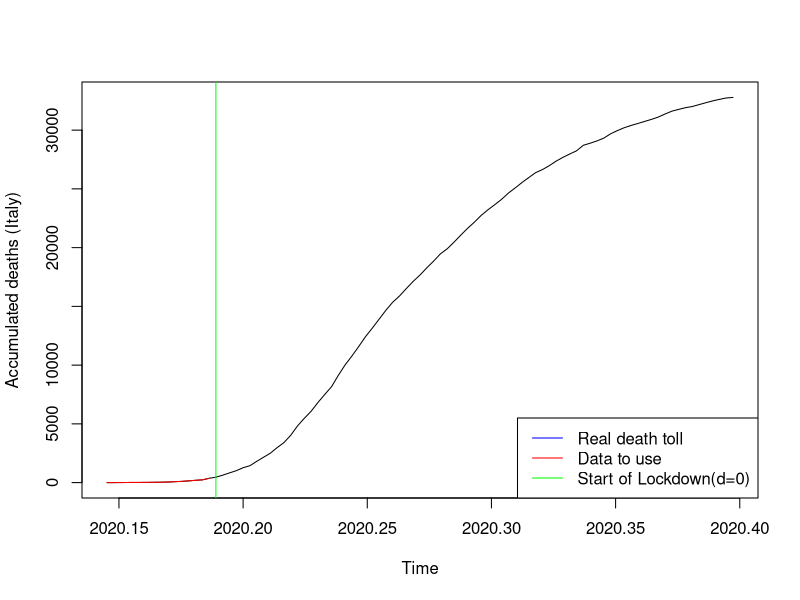
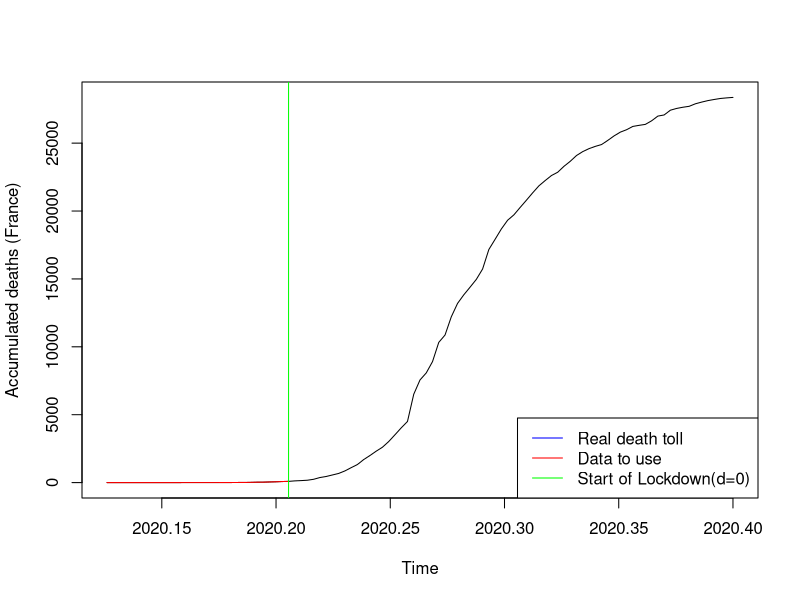
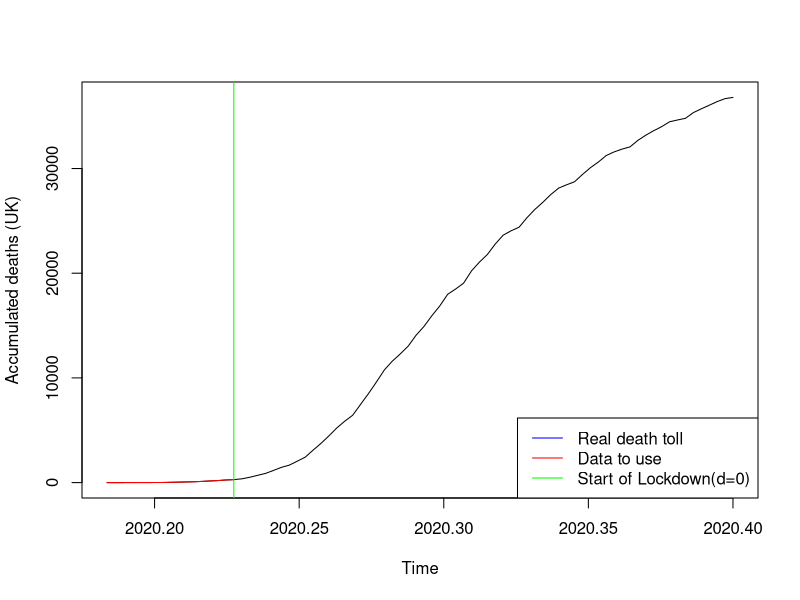
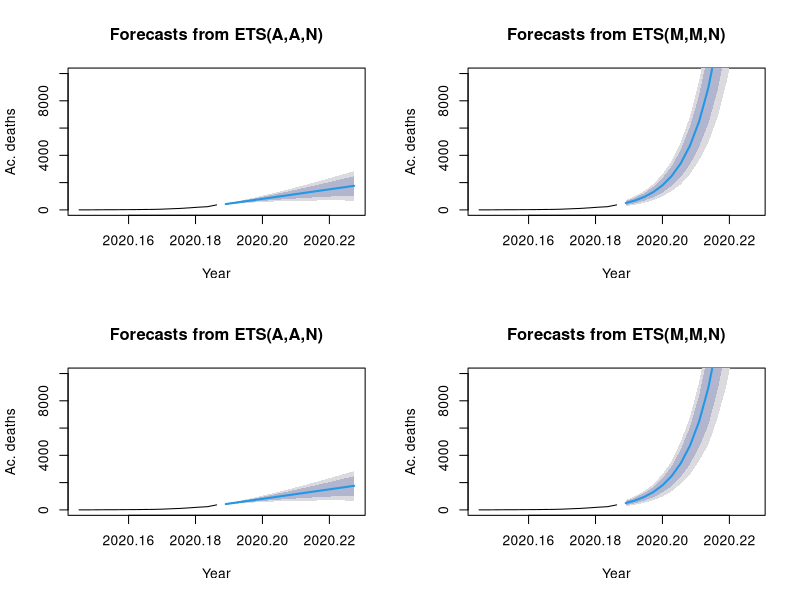
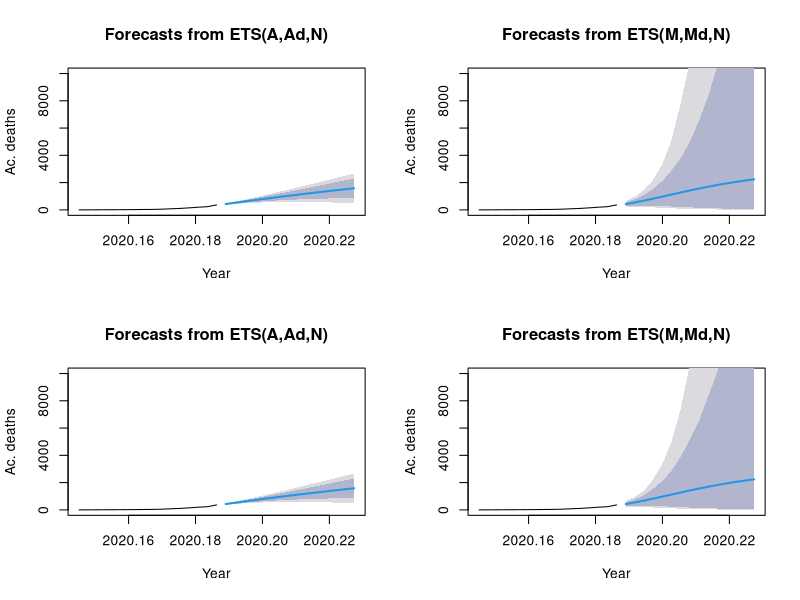
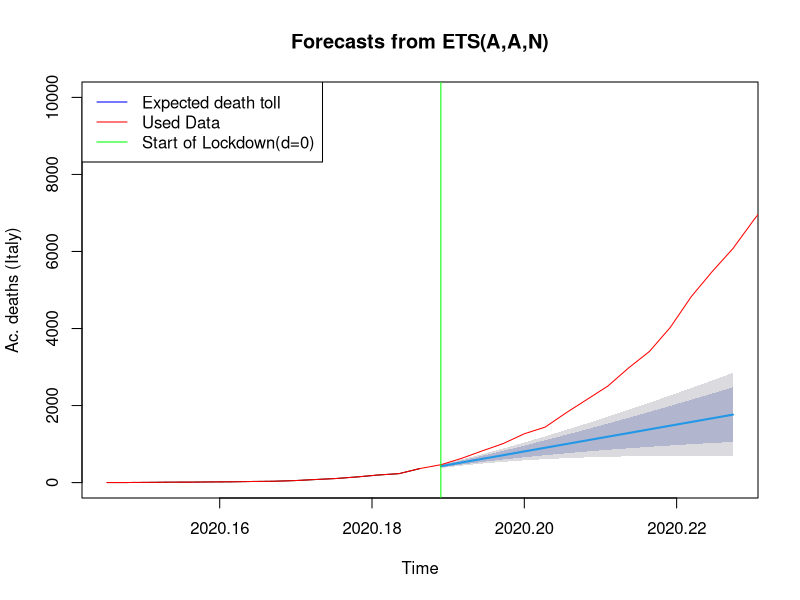
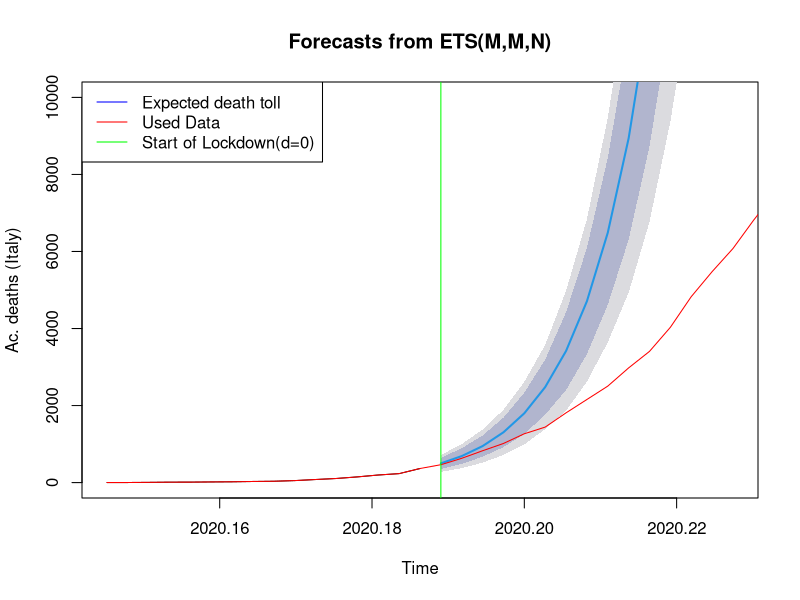
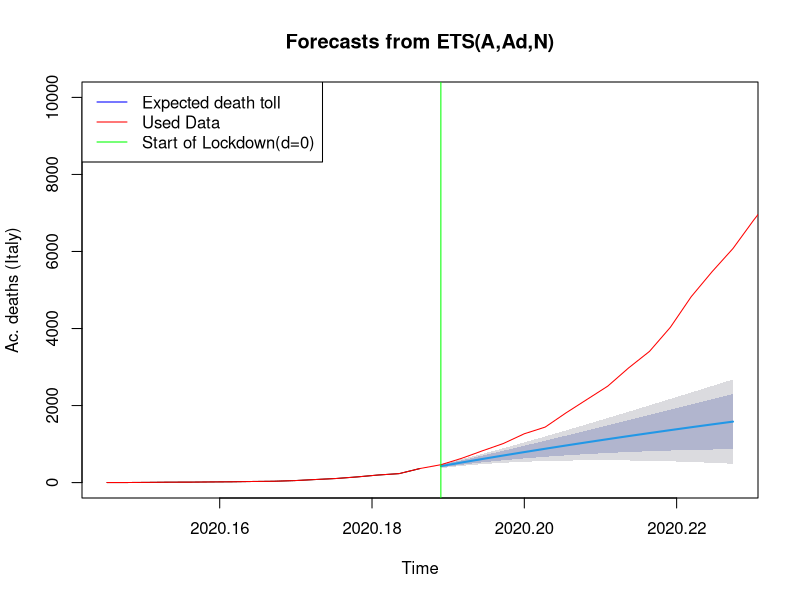

These charts were generated, in order, by the following R code: (Note: a time limit stopped this script after it produced the figures.)
## ---- chunk 1
covid_data <- read.csv("COVID_data_v3.csv", header=TRUE, sep=",")
#ProjectData <- data.matrix(ProjectData) 
#ProjectData_INITIAL <- ProjectData
## ---- chunk 2
t0_IT=2020+53/365 #day of first casualty
P=15 #predicted days
cIT2_0 <- ts((covid_data$Cdeaths_IT[54:69]),start=t0_IT, frequency=365) #t=0 @ day69. +14d #before it was starting at 45
cIT3 <- ts((covid_data$Cdeaths_IT[54:146]),start=t0_IT, frequency=365)

plot(cIT3, xlab="Time", ylab="Accumulated deaths (Italy)")
lines(cIT2_0, col="red")
abline(v=2020+69/365, col="green")
legend("bottomright", legend=c("Real death toll","Data to use", "Start of Lockdown(d=0)"), col=c("blue", "red","green"), lty=1)
## ---- chunk 3
#French Data
t0_FR <- 2020+46/365
cFRA2_0 <- ts(covid_data$Cdeaths_FRA[46:75],start=t0_FR, frequency=365) #t=0 @ day75, March 15th #before it was starting at 45
cFRA3 <- ts(covid_data$Cdeaths_FRA[46:146],start=t0_FR, frequency=365)

plot(cFRA3, xlab="Time", ylab="Accumulated deaths (France)")
lines(cFRA2_0, col="red")
abline(v=2020+75/365, col="green")
legend("bottomright", legend=c("Real death toll","Data to use", "Start of Lockdown(d=0)"), col=c("blue", "red","green"), lty=1)
## ---- chunk 4
#UK Data

t0_UK=2020+67/365
cUK2_0 <- ts(covid_data$Cdeaths_UK[67:83],start=t0_UK, frequency=365) #t=0 @ day83. +0d
cUK3 <- ts(covid_data$Cdeaths_UK[67:146],start=t0_UK, frequency=365)

plot(cUK3, xlab="Time", ylab="Accumulated deaths (UK)")
lines(cUK2_0, col="red")
abline(v=2020+83/365, col="green")
legend("bottomright", legend=c("Real death toll","Data to use", "Start of Lockdown(d=0)"), col=c("blue", "red","green"), lty=1)


## ---- chunk 5
library(forecast)
#Italy
cIT2_0_AAN <- ets(cIT2_0, model="AAN", damped=FALSE)
cIT2_0_AAZ <- ets(cIT2_0, model="AAZ", damped=FALSE)
cIT2_0_MMN <- ets(cIT2_0, model="MMN", damped=FALSE)
cIT2_0_MMZ <- ets(cIT2_0, model="MMZ", damped=FALSE)

cIT2_0_AAND <- ets(cIT2_0, model="AAN", damped=TRUE)
cIT2_0_AAZD <- ets(cIT2_0, model="AAZ", damped=TRUE)
cIT2_0_MMND <- ets(cIT2_0, model="MMN", damped=TRUE)
cIT2_0_MMZD <- ets(cIT2_0, model="MMZ", damped=TRUE)


# Create their prediction "cones" for 360 months (30 years) into the future with quintile confidence intervals
## ---- chunk 6
cIT2_0_AAN_pred <- forecast(cIT2_0_AAN, h=P, level=c(0.8, 0.95))
cIT2_0_AAZ_pred <- forecast(cIT2_0_AAZ, h=P, level=c(0.8, 0.95))
cIT2_0_MMN_pred <- forecast(cIT2_0_MMN, h=P, level=c(0.8, 0.95))
cIT2_0_MMZ_pred <- forecast(cIT2_0_MMZ, h=P, level=c(0.8, 0.95))

cIT2_0_AAND_pred <- forecast(cIT2_0_AAND, h=P, level=c(0.8, 0.95))
cIT2_0_AAZD_pred <- forecast(cIT2_0_AAZD, h=P, level=c(0.8, 0.95))
cIT2_0_MMND_pred <- forecast(cIT2_0_MMND, h=P, level=c(0.8, 0.95))
cIT2_0_MMZD_pred <- forecast(cIT2_0_MMZD, h=P, level=c(0.8, 0.95))
## ---- chunk 7
cIT2_0_tbats <- tbats(cIT2_0)
cIT2_0_tbats_pred <-forecast(cIT2_0_tbats, h=P, level=c(0.8, 0.95))
## ---- chunk 8
cIT2_0_ARIMA <- auto.arima(cIT2_0,seasonal=FALSE)
cIT2_0_ARIMA_pred <- forecast(cIT2_0_ARIMA,P)
## ---- chunk 9
par(mfrow=c(2,2)) # This command sets the plot window to show 1 row of 4 plots
plot(cIT2_0_AAN_pred, xlab="Year", ylab="Ac. deaths", ylim=c(0,10000))
plot(cIT2_0_MMN_pred, xlab="Year", ylab="Ac. deaths", ylim=c(0,10000))
plot(cIT2_0_AAZ_pred, xlab="Year", ylab="Ac. deaths", ylim=c(0,10000))
plot(cIT2_0_MMZ_pred, xlab="Year", ylab="Ac. deaths", ylim=c(0,10000))

par(mfrow=c(2,2)) # This command sets the plot window to show 1 row of 4 plots
plot(cIT2_0_AAND_pred, xlab="Year", ylab="Ac. deaths", ylim=c(0,10000))
plot(cIT2_0_MMND_pred, xlab="Year", ylab="Ac. deaths", ylim=c(0,10000))
plot(cIT2_0_AAZD_pred, xlab="Year", ylab="Ac. deaths", ylim=c(0,10000))
plot(cIT2_0_MMZD_pred, xlab="Year", ylab="Ac. deaths", ylim=c(0,10000))
## ---- chunk 10
par(mfrow=c(1,1)) # This command sets the plot window to show 1 row of 1 plots
plot(cIT2_0_AAN_pred, xlab="Time", ylab="Ac. deaths (Italy)", ylim=c(0,10000))
lines(cIT3, col="red")
abline(v=2020+69/365, col="green")
legend("topleft", legend=c("Expected death toll","Used Data", "Start of Lockdown(d=0)"), col=c("blue", "red","green"), lty=1)

par(mfrow=c(1,1)) # This command sets the plot window to show 1 row of 1 plots
plot(cIT2_0_MMN_pred, xlab="Time", ylab="Ac. deaths (Italy)", ylim=c(0,10000))
lines(cIT3, col="red")
abline(v=2020+69/365, col="green")
legend("topleft", legend=c("Expected death toll","Used Data", "Start of Lockdown(d=0)"), col=c("blue", "red","green"), lty=1)

par(mfrow=c(1,1)) # This command sets the plot window to show 1 row of 1 plots
plot(cIT2_0_AAND_pred, xlab="Time", ylab="Ac. deaths (Italy)", ylim=c(0,10000))
lines(cIT3, col="red")
abline(v=2020+69/365, col="green")
legend("topleft", legend=c("Expected death toll","Used Data", "Start of Lockdown(d=0)"), col=c("blue", "red","green"), lty=1)

par(mfrow=c(1,1)) # This command sets the plot window to show 1 row of 1 plots
plot(cIT2_0_MMND_pred, xlab="Time", ylab="Ac. deaths (Italy)", ylim=c(0,10000))
lines(cIT3, col="red")
abline(v=2020+69/365, col="green")
legend("topleft", legend=c("Expected death toll","Used Data", "Start of Lockdown(d=0)"), col=c("blue", "red","green"), lty=1)
## ---- chunk 11
par(mfrow=c(1,1)) # This command sets the plot window to show 1 row of 1 plots
plot(cIT2_0_tbats_pred, xlab="Time", ylab="Ac. deaths (Italy)")
lines(cIT3, col="red")
abline(v=2020+69/365, col="green")
legend("topleft", legend=c("Expected death toll","Used Data", "Start of Lockdown(d=0)"), col=c("blue", "red","green"), lty=1)
## ---- chunk 12
par(mfrow=c(1,1)) # This command sets the plot window to show 1 row of 1 plots
plot(cIT2_0_ARIMA_pred, xlab="Time", ylab="Ac. deaths (Italy)")
lines(cIT3, col="red")
abline(v=2020+69/365, col="green")
legend("topleft", legend=c("Expected death toll","Used Data", "Start of Lockdown(d=0)"), col=c("blue", "red","green"), lty=1)
## ---- chunk 13
###
### Comparing models -- Time series Cross Validation (Rolling Horizon Holdout)
###

f_AANF  <- function(y, h) forecast(ets(y, model="AAN"), h = h)
errors_AANF <- tsCV(cIT2_0, f_AANF, h=1, window=15)

f_MMNF<- function(y, h) forecast(ets(y, model="MMN"), h = h)
errors_MMNF <- tsCV(cIT2_0, f_MMNF, h=1, window=15)

f_AAND  <- function(y, h) forecast(ets(y, model="AAN", damped=TRUE), h = h)
errors_AAND <- tsCV(cIT2_0, f_AAND, h=1, window=15)

f_MMND  <- function(y, h) forecast(ets(y, model="MMN", damped=TRUE), h = h)
errors_MMND <- tsCV(cIT2_0, f_MMND, h=1, window=15)

f_TBATS  <- function(y, h) forecast(tbats(y), h = h)
errors_TBATS <- tsCV(cIT2_0, f_TBATS, h=1, window=15)

f_ARIMA  <- function(y, h) forecast(auto.arima(y), h = h)
errors_ARIMA <- tsCV(cIT2_0, f_ARIMA, h=1, window=15)


#par(mfrow=c(1,1)) 
#plot(errors_AANF, ylab='tsCV errors')
#abline(0,0)
#lines(errors_MMNF, col="red")
#lines(errors_AAND, col="green")
#lines(errors_MMND, col="blue")
#lines(errors_TBATS, col="grey")
#lines(errors_ARIMA, col="orange")
#legend("left", legend=c("CV_error_AANF", "CV_error_MMNF","CV_error_AAND","CV_error_MMND", "CV_error_TBATS", "CV_error_ARIMA"), #col=c("black", "red", "green", "blue", "grey", "orange"), lty=1:4)
## ---- chunk 14
mean(abs(errors_AANF/cIT2_0), na.rm=TRUE)*100
mean(abs(errors_MMNF/cIT2_0), na.rm=TRUE)*100
mean(abs(errors_AAND/cIT2_0), na.rm=TRUE)*100
mean(abs(errors_MMND/cIT2_0), na.rm=TRUE)*100
mean(abs(errors_TBATS/cIT2_0), na.rm=TRUE)*100
mean(abs(errors_ARIMA/cIT2_0), na.rm=TRUE)*100

## ---- chunk 15
par(mfrow=c(1,1)) # This command sets the plot window to show 1 row of 1 plots
plot(cIT2_0_MMN_pred, xlab="Time", ylab="Ac. deaths (Italy)", ylim=c(0,10000))
lines(cIT3, col="red")
abline(v=2020+69/365, col="green")
legend("topleft", legend=c("Expected death toll","Used Data", "Start of Lockdown(d=0)"), col=c("blue", "red","green"), lty=1)
## ---- chunk 16
library(forecast)
#Italy
cFRA2_0_AAN <- ets(cFRA2_0, model="AAN", damped=FALSE)
cFRA2_0_AAZ <- ets(cFRA2_0, model="AAZ", damped=FALSE)
cFRA2_0_MMN <- ets(cFRA2_0, model="MMN", damped=FALSE)
cFRA2_0_MMZ <- ets(cFRA2_0, model="MMZ", damped=FALSE)

cFRA2_0_AAND <- ets(cFRA2_0, model="AAN", damped=TRUE)
cFRA2_0_AAZD <- ets(cFRA2_0, model="AAZ", damped=TRUE)
cFRA2_0_MMND <- ets(cFRA2_0, model="MMN", damped=TRUE)
cFRA2_0_MMZD <- ets(cFRA2_0, model="MMZ", damped=TRUE)


# Create their prediction "cones" for 360 months (30 years) into the future with quintile confidence intervals
cFRA2_0_AAN_pred <- forecast(cFRA2_0_AAN, h=P, level=c(0.8, 0.95))
cFRA2_0_AAZ_pred <- forecast(cFRA2_0_AAZ, h=P, level=c(0.8, 0.95))
cFRA2_0_MMN_pred <- forecast(cFRA2_0_MMN, h=P, level=c(0.8, 0.95))
cFRA2_0_MMZ_pred <- forecast(cFRA2_0_MMZ, h=P, level=c(0.8, 0.95))

cFRA2_0_AAND_pred <- forecast(cFRA2_0_AAND, h=P, level=c(0.8, 0.95))
cFRA2_0_AAZD_pred <- forecast(cFRA2_0_AAZD, h=P, level=c(0.8, 0.95))
cFRA2_0_MMND_pred <- forecast(cFRA2_0_MMND, h=P, level=c(0.8, 0.95))
cFRA2_0_MMZD_pred <- forecast(cFRA2_0_MMZD, h=P, level=c(0.8, 0.95))

cFRA2_0_tbats <- tbats(cFRA2_0)
cFRA2_0_tbats_pred <-forecast(cFRA2_0_tbats, h=P, level=c(0.8, 0.95))

cFRA2_0_ARIMA <- auto.arima(cFRA2_0,seasonal=FALSE)
cFRA2_0_ARIMA_pred <- forecast(cFRA2_0_ARIMA,P)


#par(mfrow=c(1,1)) # This command sets the plot window to show 1 row of 1 plots
#plot(cFRA2_0_AAN_pred, xlab="Time", ylab="Ac. deaths (FR)", ylim=c(0,10000))
#lines(cFRA3, col="red")

#par(mfrow=c(1,1)) # This command sets the plot window to show 1 row of 1 plots
#plot(cFRA2_0_MMN_pred, xlab="Time", ylab="Ac. deaths (FR)", ylim=c(0,10000))
#lines(cFRA3, col="red")

#par(mfrow=c(1,1)) # This command sets the plot window to show 1 row of 1 plots
#plot(cFRA2_0_AAND_pred, xlab="Time", ylab="Ac. deaths (FR)", ylim=c(0,10000))
#lines(cFRA3, col="red")

#par(mfrow=c(1,1)) # This command sets the plot window to show 1 row of 1 plots
#plot(cFRA2_0_MMND_pred, xlab="Time", ylab="Ac. deaths (FR)", ylim=c(0,10000))
#lines(cFRA3, col="red")

#par(mfrow=c(1,1)) # This command sets the plot window to show 1 row of 1 plots
#plot(cFRA2_0_tbats_pred, xlab="Time", ylab="Ac. deaths (FR)")
#lines(cFRA3, col="red")

#par(mfrow=c(1,1)) # This command sets the plot window to show 1 row of 1 plots
#plot(cFRA2_0_ARIMA_pred, xlab="Time", ylab="Ac. deaths (FR)")
#lines(cFRA3, col="red")


## ---- chunk 17
###
### Comparing models -- Time series Cross Validation (Rolling Horizon Holdout)
###

f_AANF  <- function(y, h) forecast(ets(y, model="AAN"), h = h)
errors_AANF <- tsCV(cFRA2_0, f_AANF, h=1, window=15)

f_MMNF<- function(y, h) forecast(ets(y, model="MMN"), h = h)
errors_MMNF <- tsCV(cFRA2_0, f_MMNF, h=1, window=15)

f_AAND  <- function(y, h) forecast(ets(y, model="AAN", damped=TRUE), h = h)
errors_AAND <- tsCV(cFRA2_0, f_AAND, h=1, window=15)

f_MMND  <- function(y, h) forecast(ets(y, model="MMN", damped=TRUE), h = h)
errors_MMND <- tsCV(cFRA2_0, f_MMND, h=1, window=15)

f_TBATS  <- function(y, h) forecast(tbats(y), h = h)
errors_TBATS <- tsCV(cFRA2_0, f_TBATS, h=1, window=15)

f_ARIMA  <- function(y, h) forecast(auto.arima(y), h = h)
errors_ARIMA <- tsCV(cFRA2_0, f_ARIMA, h=1, window=15)


#par(mfrow=c(1,1)) 
#plot(errors_AANF, ylab='tsCV errors')
#abline(0,0)
#lines(errors_MMNF, col="red")
#lines(errors_AAND, col="green")
#lines(errors_MMND, col="blue")
#lines(errors_TBATS, col="grey")
#lines(errors_ARIMA, col="orange")
#legend("left", legend=c("CV_error_AANF", "CV_error_MMNF","CV_error_AAND","CV_error_MMND", "CV_error_TBATS", "CV_error_ARIMA"), #col=c("black", "red", "green", "blue", "grey", "orange"), lty=1:4)
## ---- chunk 18

mean(abs(errors_AANF/cFRA2_0), na.rm=TRUE)*100
mean(abs(errors_MMNF/cFRA2_0), na.rm=TRUE)*100
mean(abs(errors_AAND/cFRA2_0), na.rm=TRUE)*100
mean(abs(errors_MMND/cFRA2_0), na.rm=TRUE)*100
mean(abs(errors_TBATS/cFRA2_0), na.rm=TRUE)*100
mean(abs(errors_ARIMA/cFRA2_0), na.rm=TRUE)*100

## ---- chunk 19
par(mfrow=c(1,1)) # This command sets the plot window to show 1 row of 1 plots
plot(cFRA2_0_tbats_pred, xlab="Time", ylab="Ac. deaths (FR)", ylim=c(0,10000))
lines(cFRA3, col="red")
abline(v=2020+75/365, col="green")
legend("topleft", legend=c("Expected death toll","Used Data", "Start of Lockdown(d=0)"), col=c("blue", "red","green"), lty=1)
## ---- chunk 20
library(forecast)
#Italy
cUK2_0_AAN <- ets(cUK2_0, model="AAN", damped=FALSE)
cUK2_0_AAZ <- ets(cUK2_0, model="AAZ", damped=FALSE)
cUK2_0_MMN <- ets(cUK2_0, model="MMN", damped=FALSE)
cUK2_0_MMZ <- ets(cUK2_0, model="MMZ", damped=FALSE)

cUK2_0_AAND <- ets(cUK2_0, model="AAN", damped=TRUE)
cUK2_0_AAZD <- ets(cUK2_0, model="AAZ", damped=TRUE)
cUK2_0_MMND <- ets(cUK2_0, model="MMN", damped=TRUE)
cUK2_0_MMZD <- ets(cUK2_0, model="MMZ", damped=TRUE)


# Create their prediction "cones" for 360 months (30 years) into the future with quintile confidence intervals
cUK2_0_AAN_pred <- forecast(cUK2_0_AAN, h=P, level=c(0.8, 0.95))
cUK2_0_AAZ_pred <- forecast(cUK2_0_AAZ, h=P, level=c(0.8, 0.95))
cUK2_0_MMN_pred <- forecast(cUK2_0_MMN, h=P, level=c(0.8, 0.95))
cUK2_0_MMZ_pred <- forecast(cUK2_0_MMZ, h=P, level=c(0.8, 0.95))

cUK2_0_AAND_pred <- forecast(cUK2_0_AAND, h=P, level=c(0.8, 0.95))
cUK2_0_AAZD_pred <- forecast(cUK2_0_AAZD, h=P, level=c(0.8, 0.95))
cUK2_0_MMND_pred <- forecast(cUK2_0_MMND, h=P, level=c(0.8, 0.95))
cUK2_0_MMZD_pred <- forecast(cUK2_0_MMZD, h=P, level=c(0.8, 0.95))

cUK2_0_tbats <- tbats(cUK2_0)
cUK2_0_tbats_pred <-forecast(cUK2_0_tbats, h=P, level=c(0.8, 0.95))

cUK2_0_ARIMA <- auto.arima(cUK2_0,seasonal=FALSE)
cUK2_0_ARIMA_pred <- forecast(cUK2_0_ARIMA,P)

#par(mfrow=c(2,2)) # This command sets the plot window to show 1 row of 4 plots
#plot(cUK2_0_AAN_pred, xlab="Year", ylab="Ac. deaths", ylim=c(0,10000))
#plot(cUK2_0_MMN_pred, xlab="Year", ylab="Ac. deaths", ylim=c(0,10000))
#plot(cUK2_0_AAZ_pred, xlab="Year", ylab="Ac. deaths", ylim=c(0,10000))
#plot(cUK2_0_MMZ_pred, xlab="Year", ylab="Ac. deaths", ylim=c(0,10000))

#par(mfrow=c(2,2)) # This command sets the plot window to show 1 row of 4 plots
#plot(cUK2_0_AAND_pred, xlab="Year", ylab="Ac. deaths", ylim=c(0,10000))
#plot(cUK2_0_MMND_pred, xlab="Year", ylab="Ac. deaths", ylim=c(0,10000))
#plot(cUK2_0_AAZD_pred, xlab="Year", ylab="Ac. deaths", ylim=c(0,10000))
#plot(cUK2_0_MMZD_pred, xlab="Year", ylab="Ac. deaths", ylim=c(0,10000))

#par(mfrow=c(1,1)) # This command sets the plot window to show 1 row of 1 plots
#plot(cUK2_0_AAN_pred, xlab="Time", ylab="Ac. deaths (UK)", ylim=c(0,10000))
#lines(cUK3, col="red")

#par(mfrow=c(1,1)) # This command sets the plot window to show 1 row of 1 plots
#plot(cUK2_0_MMN_pred, xlab="Time", ylab="Ac. deaths (UK)", ylim=c(0,10000))
#lines(cUK3, col="red")

#par(mfrow=c(1,1)) # This command sets the plot window to show 1 row of 1 plots
#plot(cUK2_0_AAND_pred, xlab="Time", ylab="Ac. deaths (UK)", ylim=c(0,10000))
#lines(cUK3, col="red")

#par(mfrow=c(1,1)) # This command sets the plot window to show 1 row of 1 plots
#plot(cUK2_0_MMND_pred, xlab="Time", ylab="Ac. deaths (UK)", ylim=c(0,10000))
#lines(cUK3, col="red")

#par(mfrow=c(1,1)) # This command sets the plot window to show 1 row of 1 plots
#plot(cUK2_0_tbats_pred, xlab="Time", ylab="Ac. deaths (UK)")
#lines(cUK3, col="red")

#par(mfrow=c(1,1)) # This command sets the plot window to show 1 row of 1 plots
#plot(cUK2_0_ARIMA_pred, xlab="Time", ylab="Ac. deaths (UK)")
#lines(cUK3, col="red")


## ---- chunk 21
###
### Comparing models -- Time series Cross Validation (Rolling Horizon Holdout)
###

f_AANF  <- function(y, h) forecast(ets(y, model="AAN"), h = h)
errors_AANF <- tsCV(cUK2_0, f_AANF, h=1, window=15)

f_MMNF<- function(y, h) forecast(ets(y, model="MMN"), h = h)
errors_MMNF <- tsCV(cUK2_0, f_MMNF, h=1, window=15)

f_AAND  <- function(y, h) forecast(ets(y, model="AAN", damped=TRUE), h = h)
errors_AAND <- tsCV(cUK2_0, f_AAND, h=1, window=15)

f_MMND  <- function(y, h) forecast(ets(y, model="MMN", damped=TRUE), h = h)
errors_MMND <- tsCV(cUK2_0, f_MMND, h=1, window=15)

f_TBATS  <- function(y, h) forecast(tbats(y), h = h)
errors_TBATS <- tsCV(cUK2_0, f_TBATS, h=1, window=15)

f_ARIMA  <- function(y, h) forecast(auto.arima(y), h = h)
errors_ARIMA <- tsCV(cUK2_0, f_ARIMA, h=1, window=15)


#par(mfrow=c(1,1)) 
#plot(errors_AANF, ylab='tsCV errors')
#abline(0,0)
#lines(errors_MMNF, col="red")
#lines(errors_AAND, col="green")
#lines(errors_MMND, col="blue")
#lines(errors_TBATS, col="grey")
#lines(errors_ARIMA, col="orange")
#legend("left", legend=c("CV_error_AANF", "CV_error_MMNF","CV_error_AAND","CV_error_MMND", "CV_error_TBATS", "CV_error_ARIMA"), #col=c("black", "red", "green", "blue", "grey", "orange"), lty=1:4)
## ---- chunk 22

mean(abs(errors_AANF/cUK2_0), na.rm=TRUE)*100
mean(abs(errors_MMNF/cUK2_0), na.rm=TRUE)*100
mean(abs(errors_AAND/cUK2_0), na.rm=TRUE)*100
mean(abs(errors_MMND/cUK2_0), na.rm=TRUE)*100
mean(abs(errors_TBATS/cUK2_0), na.rm=TRUE)*100
mean(abs(errors_ARIMA/cUK2_0), na.rm=TRUE)*100

## ---- chunk 23
par(mfrow=c(1,1)) # This command sets the plot window to show 1 row of 1 plots
plot(cUK2_0_tbats_pred, xlab="Time", ylab="Ac. deaths (UK)", ylim=c(0,10000))
lines(cUK3, col="red")
abline(v=2020+83/365, col="green")
legend("topleft", legend=c("Expected death toll","Used Data", "Start of Lockdown(d=0)"), col=c("blue", "red","green"), lty=1)
## ---- chunk 24

library(forecast)

####################
###ITALY ANALYSIS###
####################

t0=2020+53/365
P=15 #predicted days

cIT <- ts(covid_data$Cdeaths_IT,start=0, frequency=1)
cIT_14 <- ts(covid_data$Cdeaths_IT[54:83],start=t0, frequency=365) #t=0 @ day69. +14d #before it was starting at 45
cIT_F <- ts(covid_data$Cdeaths_IT[54:148],start=t0, frequency=365)   # a supprimer 

cIT_14_AAN <- ets(cIT_14, model="AAN", damped=FALSE)
cIT_14_AAZ <- ets(cIT_14, model="AAZ", damped=FALSE)
cIT_14_MMN <- ets(cIT_14, model="MMN", damped=FALSE)
cIT_14_MMZ <- ets(cIT_14, model="MMZ", damped=FALSE)

cIT_14_AAND <- ets(cIT_14, model="AAN", damped=TRUE)
cIT_14_AAZD <- ets(cIT_14, model="AAZ", damped=TRUE)
cIT_14_MMND <- ets(cIT_14, model="MMN", damped=TRUE)
cIT_14_MMZD <- ets(cIT_14, model="MMZ", damped=TRUE)

# Create their prediction "cones" for 360 months (30 years) into the future with quintile confidence intervals
cIT_14_AAN_pred <- forecast(cIT_14_AAN, h=30, level=c(0.8, 0.95))
cIT_14_AAZ_pred <- forecast(cIT_14_AAZ, h=30, level=c(0.8, 0.95))
cIT_14_MMN_pred <- forecast(cIT_14_MMN, h=30, level=c(0.8, 0.95))
cIT_14_MMZ_pred <- forecast(cIT_14_MMZ, h=30, level=c(0.8, 0.95))

cIT_14_AAND_pred <- forecast(cIT_14_AAND, h=30, level=c(0.8, 0.95))
cIT_14_AAZD_pred <- forecast(cIT_14_AAZD, h=30, level=c(0.8, 0.95))
cIT_14_MMND_pred <- forecast(cIT_14_MMND, h=30, level=c(0.8, 0.95))
cIT_14_MMZD_pred <- forecast(cIT_14_MMZD, h=30, level=c(0.8, 0.95))

cIT_14_tbats <- tbats(cIT_14)
cIT_14_tbats_pred <-forecast(cIT_14_tbats, h=30, level=c(0.8, 0.95))
par(mfrow=c(1,1))

cIT_14_ARIMA <- auto.arima(cIT_14,seasonal=FALSE)
cIT_14_ARIMA_pred <- forecast(cIT_14_ARIMA,30)



###
### Comparing models -- Time series Cross Validation (Rolling Horizon Holdout)
###

f_AANF  <- function(y, h) forecast(ets(y, model="AAN"), h = h)
errors_AANF <- tsCV(cIT_14, f_AANF, h=1, window=15)

f_MMNF<- function(y, h) forecast(ets(y, model="MMN"), h = h)
errors_MMNF <- tsCV(cIT_14, f_MMNF, h=1, window=15)

f_AAND  <- function(y, h) forecast(ets(y, model="AAN", damped=TRUE), h = h)
errors_AAND <- tsCV(cIT_14, f_AAND, h=1, window=15)

f_MMND  <- function(y, h) forecast(ets(y, model="MMN", damped=TRUE), h = h)
errors_MMND <- tsCV(cIT_14, f_MMND, h=1, window=15)

f_TBATS  <- function(y, h) forecast(tbats(y), h = h)
errors_TBATS <- tsCV(cIT_14, f_TBATS, h=1, window=15)

f_ARIMA  <- function(y, h) forecast(auto.arima(y), h = h)
errors_ARIMA <- tsCV(cIT_14, f_ARIMA, h=1, window=15)

#mean(abs(errors_AANF/cIT_14), na.rm=TRUE)*100
#mean(abs(errors_MMNF/cIT_14), na.rm=TRUE)*100
#mean(abs(errors_AAND/cIT_14), na.rm=TRUE)*100
#mean(abs(errors_MMND/cIT_14), na.rm=TRUE)*100
#mean(abs(errors_TBATS/cIT_14), na.rm=TRUE)*100
#mean(abs(errors_ARIMA/cIT_14), na.rm=TRUE)*100

## ---- chunk 25

# Export the results out
write.csv(cIT_14_MMND_pred, file = "IT no lockdown+14d (MMND) .csv") # export the selected model's predictions into a CSV file

plot(cIT_14_MMND_pred, xlab="Year", ylab="Italy Acummulated deaths", ylim=c(0,100000))
lines(cIT_F, col="red")
abline(v=2020+69/365, col="green")
legend("left", legend=c("Best fitted model","Real death toll", "Start of Lockdown"), col=c("blue", "red","green"), lty=1)


## ---- chunk 26
#####################
###France ANALYSIS###
####################


t0=2020+53/365
cFRA_14 <- ts(covid_data$Cdeaths_IT[58:89],start=t0, frequency=365) #t=0 @ day75. +14d 
cFRA_F <- ts(covid_data$Cdeaths_IT[58:148],start=t0, frequency=365)   # a supprimer?


cFRA_14_AAN <- ets(cFRA_14, model="AAN", damped=FALSE)
cFRA_14_AAZ <- ets(cFRA_14, model="AAZ", damped=FALSE)
cFRA_14_MMN <- ets(cFRA_14, model="MMN", damped=FALSE)
cFRA_14_MMZ <- ets(cFRA_14, model="MMZ", damped=FALSE)

cFRA_14_AAND <- ets(cFRA_14, model="AAN", damped=TRUE)
cFRA_14_AAZD <- ets(cFRA_14, model="AAZ", damped=TRUE)
cFRA_14_MMND <- ets(cFRA_14, model="MMN", damped=TRUE)
cFRA_14_MMZD <- ets(cFRA_14, model="MMZ", damped=TRUE)

# Create their prediction "cones" for 360 months (30 years) into the future with quintile confidence intervals
cFRA_14_AAN_pred <- forecast(cFRA_14_AAN, h=30, level=c(0.8, 0.95))
cFRA_14_AAZ_pred <- forecast(cFRA_14_AAZ, h=30, level=c(0.8, 0.95))
cFRA_14_MMN_pred <- forecast(cFRA_14_MMN, h=30, level=c(0.8, 0.95))
cFRA_14_MMZ_pred <- forecast(cFRA_14_MMZ, h=30, level=c(0.8, 0.95))

cFRA_14_AAND_pred <- forecast(cFRA_14_AAND, h=30, level=c(0.8, 0.95))
cFRA_14_AAZD_pred <- forecast(cFRA_14_AAZD, h=30, level=c(0.8, 0.95))
cFRA_14_MMND_pred <- forecast(cFRA_14_MMND, h=30, level=c(0.8, 0.95))
cFRA_14_MMZD_pred <- forecast(cFRA_14_MMZD, h=30, level=c(0.8, 0.95))

cFRA_14_tbats <- tbats(cFRA_14)
cFRA_14_tbats_pred <-forecast(cFRA_14_tbats, h=30, level=c(0.8, 0.95))
par(mfrow=c(1,1))

cFRA_14_ARIMA <- auto.arima(cFRA_14,seasonal=FALSE)
cFRA_14_ARIMA_pred <- forecast(cFRA_14_ARIMA,30)


###
### Comparing models -- Time series Cross Validation (Rolling Horizon Holdout)
###

f_AANF  <- function(y, h) forecast(ets(y, model="AAN"), h = h)
errors_AANF <- tsCV(cFRA_14, f_AANF, h=1, window=10)

f_MMNF<- function(y, h) forecast(ets(y, model="MMN"), h = h)
errors_MMNF <- tsCV(cFRA_14, f_MMNF, h=1, window=10)

f_AAND  <- function(y, h) forecast(ets(y, model="AAN", damped=TRUE), h = h)
errors_AAND <- tsCV(cFRA_14, f_AAND, h=1, window=10)

f_MMND  <- function(y, h) forecast(ets(y, model="MMN", damped=TRUE), h = h)
errors_MMND <- tsCV(cFRA_14, f_MMND, h=1, window=10)

f_TBATS  <- function(y, h) forecast(tbats(y), h = h)
errors_TBATS <- tsCV(cFRA_14, f_TBATS, h=1, window=10)

f_ARIMA  <- function(y, h) forecast(auto.arima(y), h = h)
errors_ARIMA <- tsCV(cFRA_14, f_ARIMA, h=1, window=10)

#mean(abs(errors_AANF/cFRA_14), na.rm=TRUE)*100
#mean(abs(errors_MMNF/cFRA_14), na.rm=TRUE)*100
#mean(abs(errors_AAND/cFRA_14), na.rm=TRUE)*100
#mean(abs(errors_MMND/cFRA_14), na.rm=TRUE)*100
#mean(abs(errors_TBATS/cFRA_14), na.rm=TRUE)*100
#mean(abs(errors_ARIMA/cFRA_14), na.rm=TRUE)*100


## ---- chunk 27



# Export the results out
write.csv(cFRA_14_tbats_pred, file = "FRA no lockdown+14d (MMND) .csv") # export the selected model's predictions into a CSV file

plot(cFRA_14_tbats_pred, xlab="Year", ylab="France Acummulated deaths", ylim=c(0,100000))
lines(cFRA_F, col="red")
abline(v=2020+69/365, col="green")
legend("left", legend=c("Best fitted model","Real death toll", "Start of Lockdown"), col=c("blue", "red","green"), lty=1)

## ---- chunk 28

t0_IT=2020+53/365 #day of first casualty
P=15 #predicted days
cLIT2_0 <- ts(log(covid_data$Cdeaths_IT[54:69]),start=t0_IT, frequency=365) #t=0 @ day69. +14d #before it was starting at 45
cLIT3 <- ts(log(covid_data$Cdeaths_IT[54:146]),start=t0_IT, frequency=365)

plot(cLIT3, xlab="Time", ylab="log(Accumulated deaths (FR))")
lines(cLIT2_0, col="red")
abline(v=2020+69/365, col="green")
legend("bottomright", legend=c("Real death toll [log]","Data to use", "Start of Lockdown(d=0)"), col=c("blue", "red","green"), lty=1)



#French Data
t0log_FR <- 2020+66/365
cLFRA2_0 <- ts(log(covid_data$Cdeaths_FRA[67:75]),start=t0log_FR, frequency=365) #t=0 @ day75, March 15th #before it was starting at 45
cLFRA3 <- ts(log(covid_data$Cdeaths_FRA[67:146]),start=t0log_FR, frequency=365)

plot(cFRA3, xlab="Time", ylab="log(Accumulated deaths (France))")
lines(cLFRA2_0, col="red")
abline(v=2020+75/365, col="green")
legend("bottomright", legend=c("Real death toll [log]","Data to use", "Start of Lockdown(d=0)"), col=c("blue", "red","green"), lty=1)


#UK Data

t0_UKlog=2020+68/365
cLUK2_0 <- ts(log(covid_data$Cdeaths_UK[69:83]),start=t0_UKlog, frequency=365) #t=0 @ day83. +0d
cLUK3 <- ts(log(covid_data$Cdeaths_UK[69:146]),start=t0_UKlog, frequency=365)

plot(cLUK3, xlab="Time", ylab="log(Accumulated deaths (UK))")
lines(cLUK2_0, col="red")
abline(v=2020+83/365, col="green")
legend("bottomright", legend=c("Real death toll [log]","Data to use", "Start of Lockdown(d=0)"), col=c("blue", "red","green"), lty=1)


## ---- chunk 29
library(forecast)
#FR
cLIT2_0_AAN <- ets(cLIT2_0, model="AAN", damped=FALSE)
cLIT2_0_AAZ <- ets(cLIT2_0, model="AAZ", damped=FALSE)
cLIT2_0_MMN <- ets(cLIT2_0, model="MMN", damped=FALSE)
cLIT2_0_MMZ <- ets(cLIT2_0, model="MMZ", damped=FALSE)

cLIT2_0_AAND <- ets(cLIT2_0, model="AAN", damped=TRUE)
cLIT2_0_AAZD <- ets(cLIT2_0, model="AAZ", damped=TRUE)
cLIT2_0_MMND <- ets(cLIT2_0, model="MMN", damped=TRUE)
cLIT2_0_MMZD <- ets(cLIT2_0, model="MMZ", damped=TRUE)


# Create their prediction "cones" for 360 months (30 years) into the future with quintile confidence intervals
cLIT2_0_AAN_pred <- forecast(cLIT2_0_AAN, h=P, level=c(0.8, 0.95))
cLIT2_0_AAZ_pred <- forecast(cLIT2_0_AAZ, h=P, level=c(0.8, 0.95))
cLIT2_0_MMN_pred <- forecast(cLIT2_0_MMN, h=P, level=c(0.8, 0.95))
cLIT2_0_MMZ_pred <- forecast(cLIT2_0_MMZ, h=P, level=c(0.8, 0.95))

cLIT2_0_AAND_pred <- forecast(cLIT2_0_AAND, h=P, level=c(0.8, 0.95))
cLIT2_0_AAZD_pred <- forecast(cLIT2_0_AAZD, h=P, level=c(0.8, 0.95))
cLIT2_0_MMND_pred <- forecast(cLIT2_0_MMND, h=P, level=c(0.8, 0.95))
cLIT2_0_MMZD_pred <- forecast(cLIT2_0_MMZD, h=P, level=c(0.8, 0.95))

cLIT2_0_tbats <- tbats(cLIT2_0)
cLIT2_0_tbats_pred <-forecast(cLIT2_0_tbats, h=P, level=c(0.8, 0.95))

cLIT2_0_ARIMA <- auto.arima(cLIT2_0,seasonal=FALSE)
cLIT2_0_ARIMA_pred <- forecast(cLIT2_0_ARIMA,P)


par(mfrow=c(1,1)) # This command sets the plot window to show 1 row of 1 plots
plot(cLIT2_0_AAN_pred, xlab="Time", ylab="log(Ac. deaths (Italy))", ylim=c(0,20))
lines(cLIT3, col="red")
abline(v=2020+69/365, col="green")

par(mfrow=c(1,1)) # This command sets the plot window to show 1 row of 1 plots
plot(cLIT2_0_MMN_pred, xlab="Time", ylab="log(Ac. deaths (Italy))", ylim=c(0,20))
lines(cLIT3, col="red")
abline(v=2020+69/365, col="green")

par(mfrow=c(1,1)) # This command sets the plot window to show 1 row of 1 plots
plot(cLIT2_0_AAND_pred, xlab="Time", ylab="log(Ac. deaths (Italy))", ylim=c(0,20))
lines(cLIT3, col="red")
abline(v=2020+69/365, col="green")

par(mfrow=c(1,1)) # This command sets the plot window to show 1 row of 1 plots
plot(cLIT2_0_MMND_pred, xlab="Time", ylab="log(Ac. deaths (Italy))", ylim=c(0,20))
lines(cLIT3, col="red")
abline(v=2020+69/365, col="green")

par(mfrow=c(1,1)) # This command sets the plot window to show 1 row of 1 plots
plot(cLIT2_0_tbats_pred, xlab="Time", ylab="log(Ac. deaths (Italy))", ylim=c(0,20))
lines(cLIT3, col="red")
abline(v=2020+69/365, col="green")

par(mfrow=c(1,1)) # This command sets the plot window to show 1 row of 1 plots
plot(cLIT2_0_ARIMA_pred, xlab="Time", ylab="log(Ac. deaths (Italy))", ylim=c(0,20))
lines(cLIT3, col="red")
abline(v=2020+69/365, col="green")

## ---- chunk 30
###
### Comparing models -- Time series Cross Validation (Rolling Horizon Holdout)
###

f_AANF  <- function(y, h) forecast(ets(y, model="AAN"), h = h)
errors_AANF <- tsCV(cLIT2_0, f_AANF, h=1, window=13)

f_MMNF<- function(y, h) forecast(ets(y, model="MMN"), h = h)
errors_MMNF <- tsCV(cLIT2_0, f_MMNF, h=1, window=13)

f_AAND  <- function(y, h) forecast(ets(y, model="AAN", damped=TRUE), h = h)
errors_AAND <- tsCV(cLIT2_0, f_AAND, h=1, window=13)

f_MMND  <- function(y, h) forecast(ets(y, model="MMN", damped=TRUE), h = h)
errors_MMND <- tsCV(cLIT2_0, f_MMND, h=1, window=13)

f_TBATS  <- function(y, h) forecast(tbats(y), h = h)
errors_TBATS <- tsCV(cLIT2_0, f_TBATS, h=1, window=13)

f_ARIMA  <- function(y, h) forecast(auto.arima(y), h = h)
errors_ARIMA <- tsCV(cLIT2_0, f_ARIMA, h=1, window=13)


#par(mfrow=c(1,1)) 
#plot(errors_AANF, ylab='tsCV errors')
#abline(0,0)
#lines(errors_MMNF, col="red")
#lines(errors_AAND, col="green")
#lines(errors_MMND, col="blue")
#lines(errors_TBATS, col="grey")
#lines(errors_ARIMA, col="orange")
#legend("left", legend=c("CV_error_AANF", "CV_error_MMNF","CV_error_AAND","CV_error_MMND", "CV_error_TBATS", "CV_error_ARIMA"), #col=c("black", "red", "green", "blue", "grey", "orange"), lty=1:4)
## ---- chunk 31
mean(abs(errors_AANF/cLIT2_0), na.rm=TRUE)*100
mean(abs(errors_MMNF/cLIT2_0), na.rm=TRUE)*100
mean(abs(errors_AAND/cLIT2_0), na.rm=TRUE)*100
mean(abs(errors_MMND/cLIT2_0), na.rm=TRUE)*100
mean(abs(errors_TBATS/cLIT2_0), na.rm=TRUE)*100
mean(abs(errors_ARIMA/cLIT2_0), na.rm=TRUE)*100

## ---- chunk 32

par(mfrow=c(1,1)) # This command sets the plot window to show 1 row of 1 plots
plot(cLIT2_0_ARIMA_pred, xlab="Time", ylab="log(Ac. deaths (Italy))", ylim=c(0,20))
lines(cLIT3, col="red")
abline(v=2020+69/365, col="green")
## ---- chunk 33
expforeIT_mean<-exp(cLIT2_0_ARIMA_pred$mean)

par(mfrow=c(1,1)) # This command sets the plot window to show 1 row of 1 plots
plot(expforeIT_mean, xlab="Time", ylab="Ac. deaths (FR)", ylim=c(0,1e4))
lines(cIT3, col="red")
abline(v=2020+69/365, col="green")

## ---- chunk 34
library(forecast)
#FR
cLFRA2_0_AAN <- ets(cLFRA2_0, model="AAN", damped=FALSE)
cLFRA2_0_AAZ <- ets(cLFRA2_0, model="AAZ", damped=FALSE)
cLFRA2_0_MMN <- ets(cLFRA2_0, model="MMN", damped=FALSE)
cLFRA2_0_MMZ <- ets(cLFRA2_0, model="MMZ", damped=FALSE)

cLFRA2_0_AAND <- ets(cLFRA2_0, model="AAN", damped=TRUE)
cLFRA2_0_AAZD <- ets(cLFRA2_0, model="AAZ", damped=TRUE)
cLFRA2_0_MMND <- ets(cLFRA2_0, model="MMN", damped=TRUE)
cLFRA2_0_MMZD <- ets(cLFRA2_0, model="MMZ", damped=TRUE)


# Create their prediction "cones" for 360 months (30 years) into the future with quintile confidence intervals
cLFRA2_0_AAN_pred <- forecast(cLFRA2_0_AAN, h=P, level=c(0.8, 0.95))
cLFRA2_0_AAZ_pred <- forecast(cLFRA2_0_AAZ, h=P, level=c(0.8, 0.95))
cLFRA2_0_MMN_pred <- forecast(cLFRA2_0_MMN, h=P, level=c(0.8, 0.95))
cLFRA2_0_MMZ_pred <- forecast(cLFRA2_0_MMZ, h=P, level=c(0.8, 0.95))

cLFRA2_0_AAND_pred <- forecast(cLFRA2_0_AAND, h=P, level=c(0.8, 0.95))
cLFRA2_0_AAZD_pred <- forecast(cLFRA2_0_AAZD, h=P, level=c(0.8, 0.95))
cLFRA2_0_MMND_pred <- forecast(cLFRA2_0_MMND, h=P, level=c(0.8, 0.95))
cLFRA2_0_MMZD_pred <- forecast(cLFRA2_0_MMZD, h=P, level=c(0.8, 0.95))

cLFRA2_0_tbats <- tbats(cLFRA2_0)
cLFRA2_0_tbats_pred <-forecast(cLFRA2_0_tbats, h=P, level=c(0.8, 0.95))

cLFRA2_0_ARIMA <- auto.arima(cLFRA2_0,seasonal=FALSE)
cLFRA2_0_ARIMA_pred <- forecast(cLFRA2_0_ARIMA,P)


#par(mfrow=c(1,1)) # This command sets the plot window to show 1 row of 1 plots
#plot(cLFRA2_0_AAN_pred, xlab="Time", ylab="log(Ac. deaths (FR))", ylim=c(0,20))
##lines(cLFRA3, col="red")
#abline(v=2020+75/365, col="green")

#par(mfrow=c(1,1)) # This command sets the plot window to show 1 row of 1 plots
#plot(cLFRA2_0_MMN_pred, xlab="Time", ylab="log(Ac. deaths (FR))", ylim=c(0,20))
#lines(cLFRA3, col="red")
#abline(v=2020+75/365, col="green")

#par(mfrow=c(1,1)) # This command sets the plot window to show 1 row of 1 plots
##plot(cLFRA2_0_AAND_pred, xlab="Time", ylab="log(Ac. deaths (FR))", ylim=c(0,20))
#lines(cLFRA3, col="red")
##abline(v=2020+75/365, col="green")

#par(mfrow=c(1,1)) # This command sets the plot window to show 1 row of 1 plots
#plot(cLFRA2_0_MMND_pred, xlab="Time", ylab="log(Ac. deaths (FR))", ylim=c(0,20))
#lines(cLFRA3, col="red")
#abline(v=2020+75/365, col="green")

#par(mfrow=c(1,1)) # This command sets the plot window to show 1 row of 1 plots
#plot(cLFRA2_0_tbats_pred, xlab="Time", ylab="log(Ac. deaths (FR))", ylim=c(0,20))
#lines(cLFRA3, col="red")
#abline(v=2020+75/365, col="green")

#par(mfrow=c(1,1)) # This command sets the plot window to show 1 row of 1 plots
#plot(cLFRA2_0_ARIMA_pred, xlab="Time", ylab="log(Ac. deaths (FR))", ylim=c(0,20))
#lines(cLFRA3, col="red")
#abline(v=2020+75/365, col="green")

## ---- chunk 35
###
### Comparing models -- Time series Cross Validation (Rolling Horizon Holdout)
###

f_AANF  <- function(y, h) forecast(ets(y, model="AAN"), h = h)
errors_AANF <- tsCV(cLFRA2_0, f_AANF, h=1, window=8)

f_MMNF<- function(y, h) forecast(ets(y, model="MMN"), h = h)
errors_MMNF <- tsCV(cLFRA2_0, f_MMNF, h=1, window=8)

f_AAND  <- function(y, h) forecast(ets(y, model="AAN", damped=TRUE), h = h)
errors_AAND <- tsCV(cLFRA2_0, f_AAND, h=1, window=8)

f_MMND  <- function(y, h) forecast(ets(y, model="MMN", damped=TRUE), h = h)
errors_MMND <- tsCV(cLFRA2_0, f_MMND, h=1, window=8)

f_TBATS  <- function(y, h) forecast(tbats(y), h = h)
errors_TBATS <- tsCV(cLFRA2_0, f_TBATS, h=1, window=8)

f_ARIMA  <- function(y, h) forecast(auto.arima(y), h = h)
errors_ARIMA <- tsCV(cLFRA2_0, f_ARIMA, h=1, window=8)


#par(mfrow=c(1,1)) 
#plot(errors_AANF, ylab='tsCV errors')
#abline(0,0)
#lines(errors_MMNF, col="red")
#lines(errors_AAND, col="green")
#lines(errors_MMND, col="blue")
#lines(errors_TBATS, col="grey")
#lines(errors_ARIMA, col="orange")
#legend("left", legend=c("CV_error_AANF", "CV_error_MMNF","CV_error_AAND","CV_error_MMND", "CV_error_TBATS", "CV_error_ARIMA"), #col=c("black", "red", "green", "blue", "grey", "orange"), lty=1:4)
## ---- chunk 36
mean(abs(errors_AANF/cLFRA2_0), na.rm=TRUE)*100
mean(abs(errors_MMNF/cLFRA2_0), na.rm=TRUE)*100
mean(abs(errors_AAND/cLFRA2_0), na.rm=TRUE)*100
mean(abs(errors_MMND/cLFRA2_0), na.rm=TRUE)*100
mean(abs(errors_TBATS/cLFRA2_0), na.rm=TRUE)*100
mean(abs(errors_ARIMA/cLFRA2_0), na.rm=TRUE)*100

## ---- chunk 37

par(mfrow=c(1,1)) # This command sets the plot window to show 1 row of 1 plots
plot(cLFRA2_0_ARIMA_pred, xlab="Time", ylab="log(Ac. deaths (FR))", ylim=c(0,20))
lines(cLFRA3, col="red")
abline(v=2020+75/365, col="green")
## ---- chunk 38
expforeFRA_mean<-exp(cLFRA2_0_ARIMA_pred$mean)

par(mfrow=c(1,1)) # This command sets the plot window to show 1 row of 1 plots
plot(expforeFRA_mean, xlab="Time", ylab="Ac. deaths (FR)", ylim=c(0,1e4))
abline(v=2020+75/365, col="green")
lines(cFRA3, col="red")



## ---- chunk 39
library(forecast)
#UK
cLUK2_0_AAN <- ets(cLUK2_0, model="AAN", damped=FALSE)
cLUK2_0_AAZ <- ets(cLUK2_0, model="AAZ", damped=FALSE)
cLUK2_0_MMN <- ets(cLUK2_0, model="MMN", damped=FALSE)
cLUK2_0_MMZ <- ets(cLUK2_0, model="MMZ", damped=FALSE)

cLUK2_0_AAND <- ets(cLUK2_0, model="AAN", damped=TRUE)
cLUK2_0_AAZD <- ets(cLUK2_0, model="AAZ", damped=TRUE)
cLUK2_0_MMND <- ets(cLUK2_0, model="MMN", damped=TRUE)
cLUK2_0_MMZD <- ets(cLUK2_0, model="MMZ", damped=TRUE)


# Create their prediction "cones" for 360 months (30 years) into the future with quintile confidence intervals
cLUK2_0_AAN_pred <- forecast(cLUK2_0_AAN, h=P, level=c(0.8, 0.95))
cLUK2_0_AAZ_pred <- forecast(cLUK2_0_AAZ, h=P, level=c(0.8, 0.95))
cLUK2_0_MMN_pred <- forecast(cLUK2_0_MMN, h=P, level=c(0.8, 0.95))
cLUK2_0_MMZ_pred <- forecast(cLUK2_0_MMZ, h=P, level=c(0.8, 0.95))

cLUK2_0_AAND_pred <- forecast(cLUK2_0_AAND, h=P, level=c(0.8, 0.95))
cLUK2_0_AAZD_pred <- forecast(cLUK2_0_AAZD, h=P, level=c(0.8, 0.95))
cLUK2_0_MMND_pred <- forecast(cLUK2_0_MMND, h=P, level=c(0.8, 0.95))
cLUK2_0_MMZD_pred <- forecast(cLUK2_0_MMZD, h=P, level=c(0.8, 0.95))

cLUK2_0_tbats <- tbats(cLUK2_0)
cLUK2_0_tbats_pred <-forecast(cLUK2_0_tbats, h=P, level=c(0.8, 0.95))

cLUK2_0_ARIMA <- auto.arima(cLUK2_0,seasonal=FALSE)
cLUK2_0_ARIMA_pred <- forecast(cLUK2_0_ARIMA,P)


#par(mfrow=c(1,1)) # This command sets the plot window to show 1 row of 1 plots
#plot(cLUK2_0_AAN_pred, xlab="Time", ylab="log(Ac. deaths (UK))", ylim=c(0,20))
##lines(cLUK3, col="red")
#abline(v=2020+75/365, col="green")

#par(mfrow=c(1,1)) # This command sets the plot window to show 1 row of 1 plots
#plot(cLUK2_0_MMN_pred, xlab="Time", ylab="log(Ac. deaths (UK))", ylim=c(0,20))
#lines(cLUK3, col="red")
#abline(v=2020+75/365, col="green")

#par(mfrow=c(1,1)) # This command sets the plot window to show 1 row of 1 plots
##plot(cLUK2_0_AAND_pred, xlab="Time", ylab="log(Ac. deaths (UK))", ylim=c(0,20))
#lines(cLUK3, col="red")
##abline(v=2020+75/365, col="green")

#par(mfrow=c(1,1)) # This command sets the plot window to show 1 row of 1 plots
#plot(cLUK2_0_MMND_pred, xlab="Time", ylab="log(Ac. deaths (UK))", ylim=c(0,20))
#lines(cLUK3, col="red")
#abline(v=2020+75/365, col="green")

#par(mfrow=c(1,1)) # This command sets the plot window to show 1 row of 1 plots
#plot(cLUK2_0_tbats_pred, xlab="Time", ylab="log(Ac. deaths (UK))", ylim=c(0,20))
#lines(cLUK3, col="red")
#abline(v=2020+75/365, col="green")

#par(mfrow=c(1,1)) # This command sets the plot window to show 1 row of 1 plots
#plot(cLUK2_0_ARIMA_pred, xlab="Time", ylab="log(Ac. deaths (UK))", ylim=c(0,20))
#lines(cLUK3, col="red")
#abline(v=2020+75/365, col="green")

## ---- chunk 40
###
### Comparing models -- Time series Cross Validation (Rolling Horizon Holdout)
###

f_AANF  <- function(y, h) forecast(ets(y, model="AAN"), h = h)
errors_AANF <- tsCV(cLUK2_0, f_AANF, h=1, window=12)

f_MMNF<- function(y, h) forecast(ets(y, model="MMN"), h = h)
errors_MMNF <- tsCV(cLUK2_0, f_MMNF, h=1, window=12)

f_AAND  <- function(y, h) forecast(ets(y, model="AAN", damped=TRUE), h = h)
errors_AAND <- tsCV(cLUK2_0, f_AAND, h=1, window=12)

f_MMND  <- function(y, h) forecast(ets(y, model="MMN", damped=TRUE), h = h)
errors_MMND <- tsCV(cLUK2_0, f_MMND, h=1, window=12)

f_TBATS  <- function(y, h) forecast(tbats(y), h = h)
errors_TBATS <- tsCV(cLUK2_0, f_TBATS, h=1, window=12)

f_ARIMA  <- function(y, h) forecast(auto.arima(y), h = h)
errors_ARIMA <- tsCV(cLUK2_0, f_ARIMA, h=1, window=12)


#par(mfrow=c(1,1)) 
#plot(errors_AANF, ylab='tsCV errors')
#abline(0,0)
#lines(errors_MMNF, col="red")
#lines(errors_AAND, col="green")
#lines(errors_MMND, col="blue")
#lines(errors_TBATS, col="grey")
#lines(errors_ARIMA, col="orange")
#legend("left", legend=c("CV_error_AANF", "CV_error_MMNF","CV_error_AAND","CV_error_MMND", "CV_error_TBATS", "CV_error_ARIMA"), #col=c("black", "red", "green", "blue", "grey", "orange"), lty=1:4)
## ---- chunk 41
mean(abs(errors_AANF/cLUK2_0), na.rm=TRUE)*100
mean(abs(errors_MMNF/cLUK2_0), na.rm=TRUE)*100
mean(abs(errors_AAND/cLUK2_0), na.rm=TRUE)*100
mean(abs(errors_MMND/cLUK2_0), na.rm=TRUE)*100
mean(abs(errors_TBATS/cLUK2_0), na.rm=TRUE)*100
mean(abs(errors_ARIMA/cLUK2_0), na.rm=TRUE)*100

## ---- chunk 42

par(mfrow=c(1,1)) # This command sets the plot window to show 1 row of 1 plots
plot(cLUK2_0_ARIMA_pred, xlab="Time", ylab="log(Ac. deaths (FR))", ylim=c(0,20))
lines(cLUK3, col="red")
abline(v=2020+83/365, col="green")
## ---- chunk 43
expforeFRA_mean<-exp(cLUK2_0_ARIMA_pred$mean)

par(mfrow=c(1,1)) # This command sets the plot window to show 1 row of 1 plots
plot(expforeFRA_mean, xlab="Time", ylab="Ac. deaths (FR)", ylim=c(0,1e4))
abline(v=2020+83/365, col="green")
lines(cUK3, col="red")



## ---- chunk 44
#######################
#####UK Analysis#######
#######################


t0=2020+53/365

cUK_14 <- ts(covid_data$Cdeaths_IT[68:98],start=t0, frequency=365) #t=0 @ day84. +14d 
cUK_F <- ts(covid_data$Cdeaths_IT[68:148],start=t0, frequency=365)   # a supprimer?



cUK_14_AAN <- ets(cUK_14, model="AAN", damped=FALSE)
cUK_14_AAZ <- ets(cUK_14, model="AAZ", damped=FALSE)
cUK_14_MMN <- ets(cUK_14, model="MMN", damped=FALSE)
cUK_14_MMZ <- ets(cUK_14, model="MMZ", damped=FALSE)

cUK_14_AAND <- ets(cUK_14, model="AAN", damped=TRUE)
cUK_14_AAZD <- ets(cUK_14, model="AAZ", damped=TRUE)
cUK_14_MMND <- ets(cUK_14, model="MMN", damped=TRUE)
cUK_14_MMZD <- ets(cUK_14, model="MMZ", damped=TRUE)

# Create their prediction "cones" for 360 months (30 years) into the future with quintile confidence intervals
cUK_14_AAN_pred <- forecast(cUK_14_AAN, h=30, level=c(0.8, 0.95))
cUK_14_AAZ_pred <- forecast(cUK_14_AAZ, h=30, level=c(0.8, 0.95))
cUK_14_MMN_pred <- forecast(cUK_14_MMN, h=30, level=c(0.8, 0.95))
cUK_14_MMZ_pred <- forecast(cUK_14_MMZ, h=30, level=c(0.8, 0.95))

cUK_14_AAND_pred <- forecast(cUK_14_AAND, h=30, level=c(0.8, 0.95))
cUK_14_AAZD_pred <- forecast(cUK_14_AAZD, h=30, level=c(0.8, 0.95))
cUK_14_MMND_pred <- forecast(cUK_14_MMND, h=30, level=c(0.8, 0.95))
cUK_14_MMZD_pred <- forecast(cUK_14_MMZD, h=30, level=c(0.8, 0.95))

cUK_14_tbats <- tbats(cUK_14)
cUK_14_tbats_pred <-forecast(cUK_14_tbats, h=30, level=c(0.8, 0.95))


cUK_14_ARIMA <- auto.arima(cUK_14,seasonal=FALSE)
cUK_14_ARIMA_pred <- forecast(cUK_14_ARIMA,30)



###
### Comparing models -- Time series Cross Validation (Rolling Horizon Holdout)
###

f_AANF  <- function(y, h) forecast(ets(y, model="AAN"), h = h)
errors_AANF <- tsCV(cUK_14, f_AANF, h=1, window=10)

f_MMNF<- function(y, h) forecast(ets(y, model="MMN"), h = h)
errors_MMNF <- tsCV(cUK_14, f_MMNF, h=1, window=10)

f_AAND  <- function(y, h) forecast(ets(y, model="AAN", damped=TRUE), h = h)
errors_AAND <- tsCV(cUK_14, f_AAND, h=1, window=10)

f_MMND  <- function(y, h) forecast(ets(y, model="MMN", damped=TRUE), h = h)
errors_MMND <- tsCV(cUK_14, f_MMND, h=1, window=10)

f_TBATS  <- function(y, h) forecast(tbats(y), h = h)
errors_TBATS <- tsCV(cUK_14, f_TBATS, h=1, window=10)

f_ARIMA  <- function(y, h) forecast(auto.arima(y), h = h)
errors_ARIMA <- tsCV(cUK_14, f_ARIMA, h=1, window=10)

#mean(abs(errors_AANF/cUK_14), na.rm=TRUE)*100
#mean(abs(errors_MMNF/cUK_14), na.rm=TRUE)*100
#mean(abs(errors_AAND/cUK_14), na.rm=TRUE)*100
#mean(abs(errors_MMND/cUK_14), na.rm=TRUE)*100
#mean(abs(errors_TBATS/cUK_14), na.rm=TRUE)*100
#mean(abs(errors_ARIMA/cUK_14), na.rm=TRUE)*100


## ---- chunk 45


# Export the results out
write.csv(cUK_14_ARIMA_pred, file = "UK no lockdown+14d (MMND) .csv") # export the selected model's predictions into a CSV file

plot(cUK_14_ARIMA_pred, xlab="Year", ylab="UK Acummulated deaths", ylim=c(0,100000))
lines(cUK_F, col="red")
abline(v=2020+69/365, col="green")
legend("left", legend=c("Best fitted model","Real death toll", "Start of Lockdown"), col=c("blue", "red","green"), lty=1)

## ---- chunk 46

library(forecast)

####################
###ITALY ANALYSIS###
####################

#covid_data<-read.csv(file.choose(), header=TRUE, sep=",")

t0=2020+53/365
P=15 #predicted days
#FRA <- ts(covid_data$deaths_IT,start=0, frequency=1)
cIT <- ts(covid_data$Cdeaths_IT,start=0, frequency=1)
cIT_28 <- ts(covid_data$Cdeaths_IT[54:97],start=t0, frequency=365) #t=0 @ day69. +28d #before it was starting at 45
cIT_F <- ts(covid_data$Cdeaths_IT[54:288],start=t0, frequency=365)   # a supprimer 

#plot(cIT_F)
#lines(cIT_28, col="red")

cIT_28_AAN <- ets(cIT_28, model="AAN", damped=FALSE)
cIT_28_AAZ <- ets(cIT_28, model="AAZ", damped=FALSE)
cIT_28_MMN <- ets(cIT_28, model="MMN", damped=FALSE)
cIT_28_MMZ <- ets(cIT_28, model="MMZ", damped=FALSE)

cIT_28_AAND <- ets(cIT_28, model="AAN", damped=TRUE)
cIT_28_AAZD <- ets(cIT_28, model="AAZ", damped=TRUE)
cIT_28_MMND <- ets(cIT_28, model="MMN", damped=TRUE)
cIT_28_MMZD <- ets(cIT_28, model="MMZ", damped=TRUE)

# Create their prediction "cones" for 360 months (30 years) into the future with quintile confidence intervals
cIT_28_AAN_pred <- forecast(cIT_28_AAN, h=30, level=c(0.8, 0.95))
cIT_28_AAZ_pred <- forecast(cIT_28_AAZ, h=30, level=c(0.8, 0.95))
cIT_28_MMN_pred <- forecast(cIT_28_MMN, h=30, level=c(0.8, 0.95))
cIT_28_MMZ_pred <- forecast(cIT_28_MMZ, h=30, level=c(0.8, 0.95))

cIT_28_AAND_pred <- forecast(cIT_28_AAND, h=30, level=c(0.8, 0.95))
cIT_28_AAZD_pred <- forecast(cIT_28_AAZD, h=30, level=c(0.8, 0.95))
cIT_28_MMND_pred <- forecast(cIT_28_MMND, h=30, level=c(0.8, 0.95))
cIT_28_MMZD_pred <- forecast(cIT_28_MMZD, h=30, level=c(0.8, 0.95))

cIT_28_tbats <- tbats(cIT_28)
cIT_28_tbats_pred <-forecast(cIT_28_tbats, h=30, level=c(0.8, 0.95))
par(mfrow=c(1,1))

cIT_28_ARIMA <- auto.arima(cIT_28,seasonal=FALSE)
cIT_28_ARIMA_pred <- forecast(cIT_28_ARIMA,30)


###
### Comparing models -- Time series Cross Validation (Rolling Horizon Holdout)
###

f_AANF  <- function(y, h) forecast(ets(y, model="AAN"), h = h)
errors_AANF <- tsCV(cIT_28, f_AANF, h=1, window=15)

f_MMNF<- function(y, h) forecast(ets(y, model="MMN"), h = h)
errors_MMNF <- tsCV(cIT_28, f_MMNF, h=1, window=15)

f_AAND  <- function(y, h) forecast(ets(y, model="AAN", damped=TRUE), h = h)
errors_AAND <- tsCV(cIT_28, f_AAND, h=1, window=15)

f_MMND  <- function(y, h) forecast(ets(y, model="MMN", damped=TRUE), h = h)
errors_MMND <- tsCV(cIT_28, f_MMND, h=1, window=15)

f_TBATS  <- function(y, h) forecast(tbats(y), h = h)
errors_TBATS <- tsCV(cIT_28, f_TBATS, h=1, window=15)

f_ARIMA  <- function(y, h) forecast(auto.arima(y), h = h)
errors_ARIMA <- tsCV(cIT_28, f_ARIMA, h=1, window=15)


#mean(abs(errors_AANF/cIT_28), na.rm=TRUE)*100
#mean(abs(errors_MMNF/cIT_28), na.rm=TRUE)*100
#mean(abs(errors_AAND/cIT_28), na.rm=TRUE)*100
#mean(abs(errors_MMND/cIT_28), na.rm=TRUE)*100
#mean(abs(errors_TBATS/cIT_28), na.rm=TRUE)*100
#mean(abs(errors_ARIMA/cIT_28), na.rm=TRUE)*100

## ---- chunk 47

# Export the results out
write.csv(cIT_28_MMND_pred, file = "IT no lockdown+28d (MMND) .csv") # export the selected model's predictions into a CSV file

plot(cIT_28_MMND_pred, xlab="Year", ylab="Italy Acummulated deaths", ylim=c(0,100000))
lines(cIT_F, col="red")
abline(v=2020+69/365, col="green")
legend("left", legend=c("Best fitted model","Real death toll", "Start of Lockdown"), col=c("blue", "red","green"), lty=1)


## ---- chunk 48
#####################
###France ANALYSIS###
####################


t0=2020+53/365

cFRA_28 <- ts(covid_data$Cdeaths_IT[58:103],start=t0, frequency=365) #t=0 @ day75. +28d 
cFRA_F <- ts(covid_data$Cdeaths_IT[58:288],start=t0, frequency=365)   # a supprimer?

cFRA_28_AAN <- ets(cFRA_28, model="AAN", damped=FALSE)
cFRA_28_AAZ <- ets(cFRA_28, model="AAZ", damped=FALSE)
cFRA_28_MMN <- ets(cFRA_28, model="MMN", damped=FALSE)
cFRA_28_MMZ <- ets(cFRA_28, model="MMZ", damped=FALSE)

cFRA_28_AAND <- ets(cFRA_28, model="AAN", damped=TRUE)
cFRA_28_AAZD <- ets(cFRA_28, model="AAZ", damped=TRUE)
cFRA_28_MMND <- ets(cFRA_28, model="MMN", damped=TRUE)
cFRA_28_MMZD <- ets(cFRA_28, model="MMZ", damped=TRUE)

# Create their prediction "cones" for 360 months (30 years) into the future with quintile confidence intervals
cFRA_28_AAN_pred <- forecast(cFRA_28_AAN, h=30, level=c(0.8, 0.95))
cFRA_28_AAZ_pred <- forecast(cFRA_28_AAZ, h=30, level=c(0.8, 0.95))
cFRA_28_MMN_pred <- forecast(cFRA_28_MMN, h=30, level=c(0.8, 0.95))
cFRA_28_MMZ_pred <- forecast(cFRA_28_MMZ, h=30, level=c(0.8, 0.95))

cFRA_28_AAND_pred <- forecast(cFRA_28_AAND, h=30, level=c(0.8, 0.95))
cFRA_28_AAZD_pred <- forecast(cFRA_28_AAZD, h=30, level=c(0.8, 0.95))
cFRA_28_MMND_pred <- forecast(cFRA_28_MMND, h=30, level=c(0.8, 0.95))
cFRA_28_MMZD_pred <- forecast(cFRA_28_MMZD, h=30, level=c(0.8, 0.95))

cFRA_28_tbats <- tbats(cFRA_28)
cFRA_28_tbats_pred <-forecast(cFRA_28_tbats, h=30, level=c(0.8, 0.95))
par(mfrow=c(1,1))
#plot(cFRA_28_tbats_pred, xlab="Year", ylab="Predicted Electric Rate")
#lines(cFRA_F, col="red")

cFRA_28_ARIMA <- auto.arima(cFRA_28,seasonal=FALSE)
cFRA_28_ARIMA_pred <- forecast(cFRA_28_ARIMA,30)

###
### Comparing models -- Time series Cross Validation (Rolling Horizon Holdout)
###

f_AANF  <- function(y, h) forecast(ets(y, model="AAN"), h = h)
errors_AANF <- tsCV(cFRA_28, f_AANF, h=1, window=10)

f_MMNF<- function(y, h) forecast(ets(y, model="MMN"), h = h)
errors_MMNF <- tsCV(cFRA_28, f_MMNF, h=1, window=10)

f_AAND  <- function(y, h) forecast(ets(y, model="AAN", damped=TRUE), h = h)
errors_AAND <- tsCV(cFRA_28, f_AAND, h=1, window=10)

f_MMND  <- function(y, h) forecast(ets(y, model="MMN", damped=TRUE), h = h)
errors_MMND <- tsCV(cFRA_28, f_MMND, h=1, window=10)

f_TBATS  <- function(y, h) forecast(tbats(y), h = h)
errors_TBATS <- tsCV(cFRA_28, f_TBATS, h=1, window=10)

f_ARIMA  <- function(y, h) forecast(auto.arima(y), h = h)
errors_ARIMA <- tsCV(cFRA_28, f_ARIMA, h=1, window=10)


#mean(abs(errors_AANF/cFRA_28), na.rm=TRUE)*100
#mean(abs(errors_MMNF/cFRA_28), na.rm=TRUE)*100
#mean(abs(errors_AAND/cFRA_28), na.rm=TRUE)*100
#mean(abs(errors_MMND/cFRA_28), na.rm=TRUE)*100
#mean(abs(errors_TBATS/cFRA_28), na.rm=TRUE)*100
#mean(abs(errors_ARIMA/cFRA_28), na.rm=TRUE)*100


## ---- chunk 49


# Export the results out
write.csv(cFRA_28_ARIMA_pred, file = "FRA no lockdown+28d (ARIMA) .csv") # export the selected model's predictions into a CSV file

plot(cFRA_28_ARIMA_pred, xlab="Year", ylab="France Acummulated deaths", ylim=c(0,100000))
lines(cFRA_F, col="red")
abline(v=2020+69/365, col="green")
legend("left", legend=c("Best fitted model","Real death toll", "Start of Lockdown"), col=c("blue", "red","green"), lty=1)



## ---- chunk 50
#######################
#####UK Analysis#######
#######################


t0=2020+53/365
cUK_28 <- ts(covid_data$Cdeaths_IT[68:112],start=t0, frequency=365) #t=0 @ day84. +28d 
cUK_F <- ts(covid_data$Cdeaths_IT[68:288],start=t0, frequency=365)   # a supprimer?

#plot(cUK_F)
#lines(cUK_28, col="red")

cUK_28_AAN <- ets(cUK_28, model="AAN", damped=FALSE)
cUK_28_AAZ <- ets(cUK_28, model="AAZ", damped=FALSE)
cUK_28_MMN <- ets(cUK_28, model="MMN", damped=FALSE)
cUK_28_MMZ <- ets(cUK_28, model="MMZ", damped=FALSE)

cUK_28_AAND <- ets(cUK_28, model="AAN", damped=TRUE)
cUK_28_AAZD <- ets(cUK_28, model="AAZ", damped=TRUE)
cUK_28_MMND <- ets(cUK_28, model="MMN", damped=TRUE)
cUK_28_MMZD <- ets(cUK_28, model="MMZ", damped=TRUE)

# Create their prediction "cones" for 360 months (30 years) into the future with quintile confidence intervals
cUK_28_AAN_pred <- forecast(cUK_28_AAN, h=30, level=c(0.8, 0.95))
cUK_28_AAZ_pred <- forecast(cUK_28_AAZ, h=30, level=c(0.8, 0.95))
cUK_28_MMN_pred <- forecast(cUK_28_MMN, h=30, level=c(0.8, 0.95))
cUK_28_MMZ_pred <- forecast(cUK_28_MMZ, h=30, level=c(0.8, 0.95))

cUK_28_AAND_pred <- forecast(cUK_28_AAND, h=30, level=c(0.8, 0.95))
cUK_28_AAZD_pred <- forecast(cUK_28_AAZD, h=30, level=c(0.8, 0.95))
cUK_28_MMND_pred <- forecast(cUK_28_MMND, h=30, level=c(0.8, 0.95))
cUK_28_MMZD_pred <- forecast(cUK_28_MMZD, h=30, level=c(0.8, 0.95))

cUK_28_tbats <- tbats(cUK_28)
cUK_28_tbats_pred <-forecast(cUK_28_tbats, h=30, level=c(0.8, 0.95))


cUK_28_ARIMA <- auto.arima(cUK_28,seasonal=FALSE)
cUK_28_ARIMA_pred <- forecast(cUK_28_ARIMA,30)


###
### Comparing models -- Time series Cross Validation (Rolling Horizon Holdout)
###

f_AANF  <- function(y, h) forecast(ets(y, model="AAN"), h = h)
errors_AANF <- tsCV(cUK_28, f_AANF, h=1, window=10)

f_MMNF<- function(y, h) forecast(ets(y, model="MMN"), h = h)
errors_MMNF <- tsCV(cUK_28, f_MMNF, h=1, window=10)

f_AAND  <- function(y, h) forecast(ets(y, model="AAN", damped=TRUE), h = h)
errors_AAND <- tsCV(cUK_28, f_AAND, h=1, window=10)

f_MMND  <- function(y, h) forecast(ets(y, model="MMN", damped=TRUE), h = h)
errors_MMND <- tsCV(cUK_28, f_MMND, h=1, window=10)

f_TBATS  <- function(y, h) forecast(tbats(y), h = h)
errors_TBATS <- tsCV(cUK_28, f_TBATS, h=1, window=10)

f_ARIMA  <- function(y, h) forecast(auto.arima(y), h = h)
errors_ARIMA <- tsCV(cUK_28, f_ARIMA, h=1, window=10)


#mean(abs(errors_AANF/cUK_28), na.rm=TRUE)*100
#mean(abs(errors_MMNF/cUK_28), na.rm=TRUE)*100
#mean(abs(errors_AAND/cUK_28), na.rm=TRUE)*100
#mean(abs(errors_MMND/cUK_28), na.rm=TRUE)*100
#mean(abs(errors_TBATS/cUK_28), na.rm=TRUE)*100
#mean(abs(errors_ARIMA/cUK_28), na.rm=TRUE)*100

## ---- chunk 51


# Export the results out
write.csv(cUK_28_ARIMA_pred, file = "UK no lockdown+28d (MMND) .csv") # export the selected model's predictions into a CSV file

plot(cUK_28_ARIMA_pred, xlab="Year", ylab="UK Acummulated deaths", ylim=c(0,100000))
lines(cUK_F, col="red")
abline(v=2020+69/365, col="green")
legend("left", legend=c("Best fitted model","Real death toll", "Start of Lockdown"), col=c("blue", "red","green"), lty=1)
